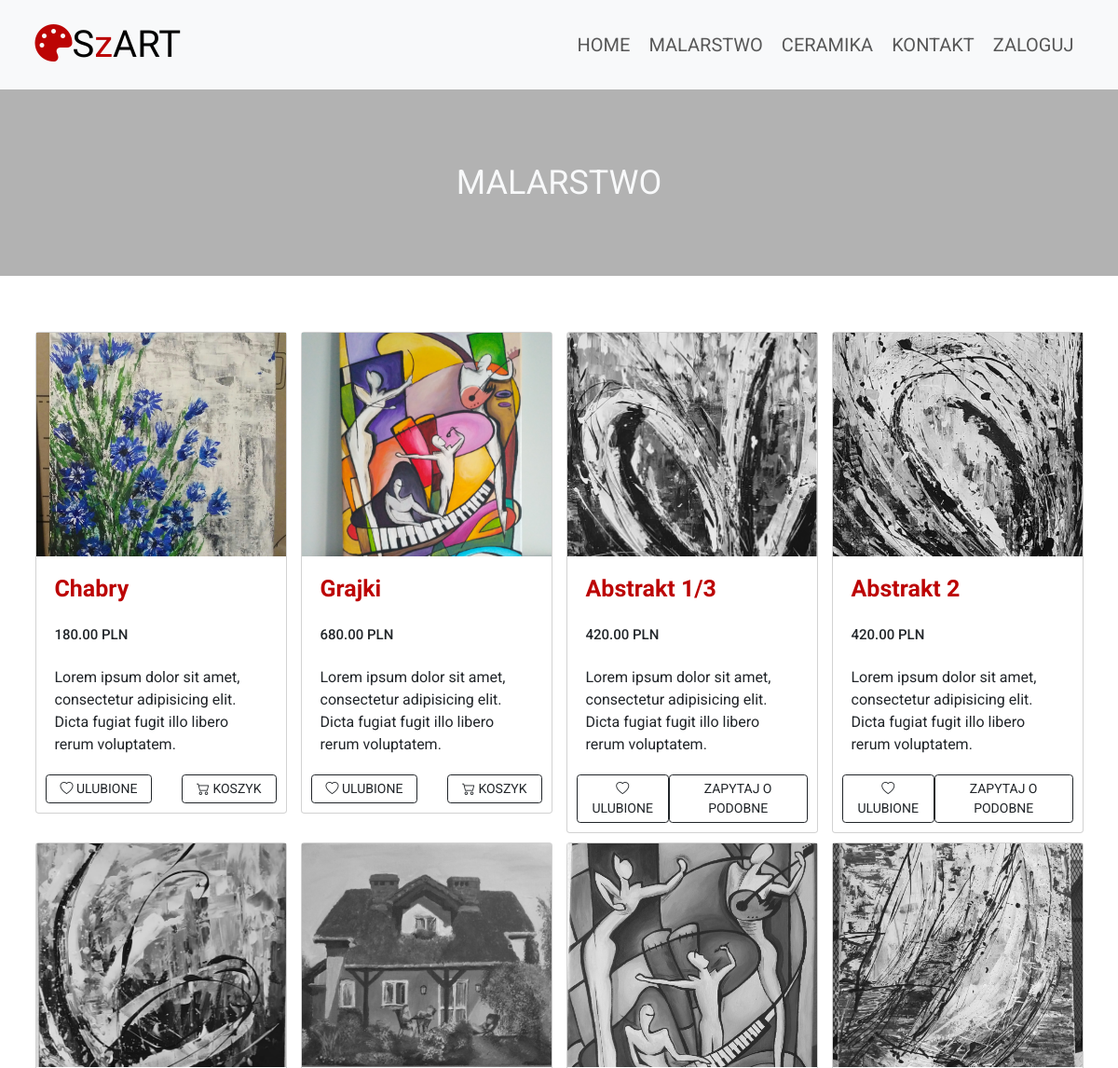
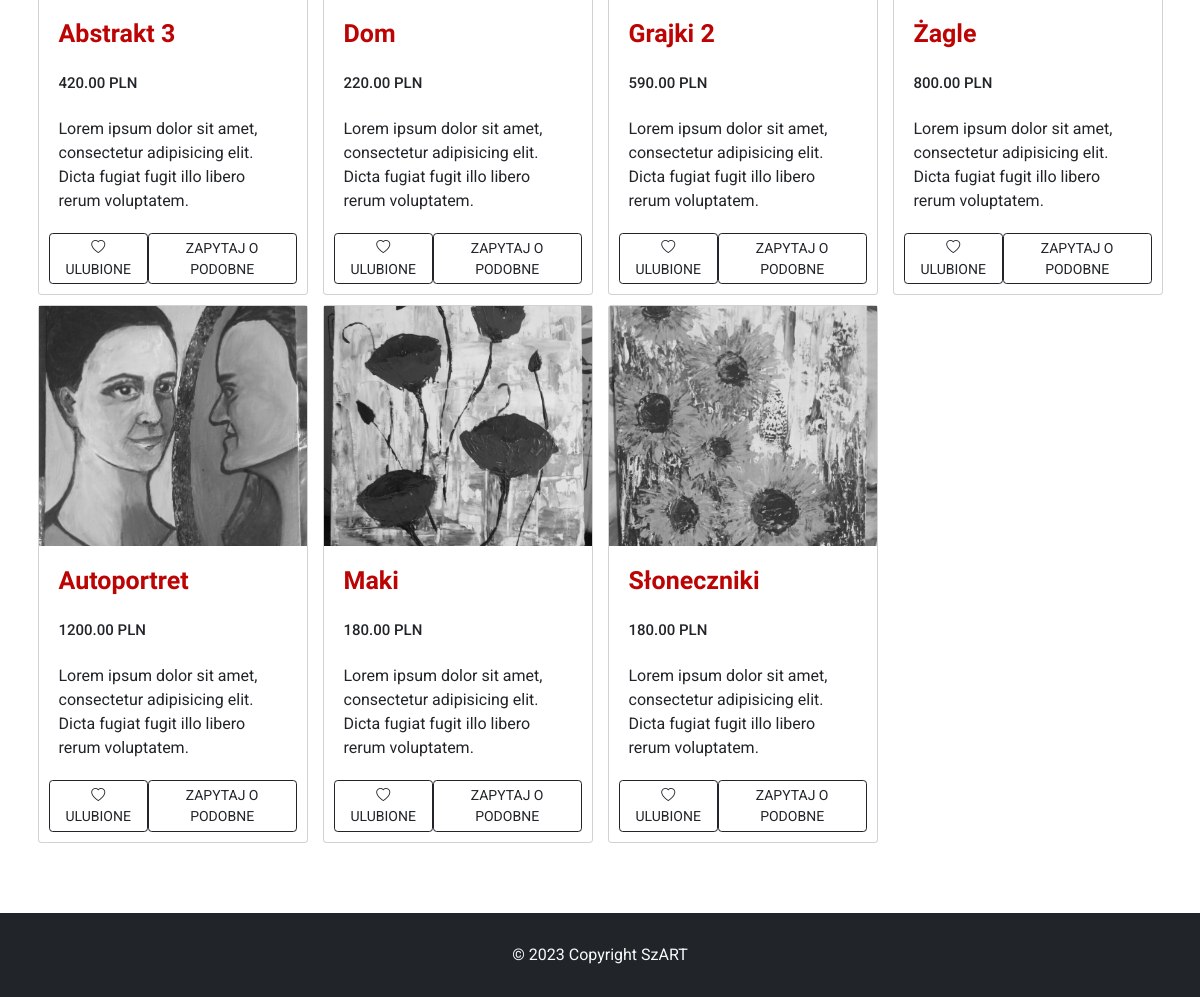
Screenshot of /malarstwo/ with the database file from the repository (2 pictures, top to bottom).
### szartapp/models.py (models this page shows, shortened)
class Product(models.Model):
    TYPE = {
        (0, 'Malarstwo'),
        (1, 'Ceramika'),
    }
    SOLD = {
        (0, 'Kup'),
        (1, 'Zapytaj o podobne')
    }
    title = models.CharField(max_length=64, blank=False, unique=True)
    year = models.PositiveSmallIntegerField(null=True, blank=True)
    short_desc = models.CharField(max_length=128, blank=False, default='')
    description = models.TextField(default="")
    image = models.ImageField(upload_to="images", null=False, blank=False, default='')
    type = models.PositiveSmallIntegerField(default=0, choices=TYPE)
    price = models.DecimalField(max_digits=7, decimal_places=2)
    created = models.DateTimeField(auto_now_add=True)
    sold = models.PositiveSmallIntegerField(default=0, choices=SOLD)

### szartapp/views.py (the view)
# urls.py: path('malarstwo/', show_paintings, name='malarstwo'),
def show_paintings(request):
    products = Product.objects.filter(type="0")
    liked_products = []
    user_authenticated = False
    if request.user.is_authenticated:
        liked_products = Product.objects.filter(like__like=1, like__user=request.user)
        user_authenticated = True
    return render(request, "paintings.html", {'items': products, 'liked_products': liked_products, 'added_to_cart': False, 'user_authenticated': user_authenticated})

### templates/paintings.html (shortened to what this page needs)
{% extends 'main.html' %}
{% block strona %}
   <main>
      <section class="top-hero projects-hero">
        <p class="top-hero-text text-light">Malarstwo<p>
          <div class="hero-shadow"></div>
      </section>
      <section class="py-5 projects mt-5 mb-5">
        <div class="container">
          <div class="row">
            {% for item in items %}
              {% if item.sold == 0 %}
                  <div class="col-md-4 col-lg-3">
                    <div class="card mb-3">
                        <a href="{% url 'item' item.id %}">
                            <img src="/my_media/{{ item.image }}" alt="{{ item.image }}" >
                        </a>
                        <div class="card-body">
                            <a href="{% url 'item' item.id %}" class="title-link">
                                <h3 class="p-3 my-color ">{{ item.title }}</h3></a>
                            <h4 class="p-3">{{ item.price }} PLN</h4>
                            <p class="p-3">
                            {{ item.short_desc }}
                            </p>
                            <div class="d-flex align-items-center justify-content-between">
                                <form action="{% url 'add_to_fav' item.id %}" method="POST">
                                    {% if user.is_authenticated %}
                                        {% if item in liked_products %}
                                            <button type="submit" class="btn btn-outline-dark px-4 bi bi-heart-fill" name="action" value="remove"> Ulubione</button>
                                        {% else %}
                                            <button type="submit" class="btn btn-outline-dark px-4 bi bi-heart" name="action" value="add"> Ulubione</button>
                                        {% endif %}
                                    {% else %}
                                        <button type="submit" class="btn btn-outline-dark px-4 bi bi-heart" name="action" value="add"> Ulubione</button>
                                    {% endif %}
                                </form>
                                <form action="{% url 'add_to_cart' item.id %}" method="POST">
                                  <button id="submitBtn" type="submit" class="btn btn-outline-dark px-4 bi bi-cart2"> Koszyk</button>
                                </form>
                            </div>
                        </div>
                    </div>
                  </div>
              {% endif %}
            {% endfor %}
            {% for item in items %}
              {% if item.sold == 1 %}
                  <div class="col-md-4 col-lg-3">
                    <div class="card mb-3">
                        <a href="{% url 'item' item.id %}">
                            <img src="/my_media/{{ item.image }}" alt="{{ item.image }}" class="img-grayscale">
                        </a>
                        <div class="card-body">
                            <a href="{% url 'item' item.id %}" class="title-link">
                                <h3 class="p-3 my-color ">{{ item.title }}</h3></a>
                            <h4 class="p-3">{{ item.price }} PLN</h4>
                            <p class="p-3">
                            {{ item.short_desc }}
                            </p>
                            <div class="d-flex align-items-center justify-content-between">
                                <form action="{% url 'add_to_fav' item.id %}" method="POST">
                                    {% if user.is_authenticated %}
                                        {% if item in liked_products %}
                                            <button type="submit" class="btn btn-outline-dark px-4 bi bi-heart-fill" name="action" value="remove"> Ulubione</button>
                                        {% else %}
                                            <button type="submit" class="btn btn-outline-dark px-4 bi bi-heart" name="action" value="add"> Ulubione</button>
                                        {% endif %}
                                    {% else %}
                                        <button type="submit" class="btn btn-outline-dark px-4 bi bi-heart" name="action" value="add"> Ulubione</button>
                                    {% endif %}
                                </form>
                                <a href="{% url 'kontakt' %}">
                                    <button id="submitBtn" type="submit" class="btn btn-outline-dark px-4"> Zapytaj o podobne</button>
                                </a>
                            </div>
                        </div>
                    </div>
                  </div>
              {% endif %}
            {% endfor %}
          </div>
        </div>
      </section>
   </main>
{% endblock %}

### my_static/my_style.css (style rules this page uses)
* { box-sizing: border-box; margin: 0; padding: 0; }
html { font-size: 62.5%; scroll-behavior: smooth; }
body { font-family: 'Roboto',sans-serif; font-size: 1.6rem; }
.hero-shadow { position: absolute; top: 0; left: 0; width: 100%; height: 100%; background-color: rgba(0, 0, 0, 0.3); z-index:-1; }
.top-hero { position: relative; height: 200px; background-size: cover; z-index: 0; }
.top-hero-text { display: flex; justify-content: center; align-items: center; height: 100%; font-size: 3.6rem; text-transform: uppercase; }
.my-color { color: rgb(188, 4, 4); }
.img-grayscale { filter: grayscale(100%); }
.projects h3 { font-weight: bold; font-family: 'Ysabeau', sans-serif; font-size: 2.5rem; }
.projects img { height: 240px; width: 100%; object-fit: cover; }
.projects .btn { font-size: 1.4rem; text-transform: uppercase; }
.projects .title-link { font-weight: 700; text-decoration: none; }

### rows the page displays
Product: image (picture), title "Chabry", price "180.00", short_desc "Lorem ipsum dolor sit amet, consectetur adipisicing elit. Dicta fugiat fugit illo libero rerum voluptatem."
Product: image (picture), title "Grajki", price "680.00", short_desc "Lorem ipsum dolor sit amet, consectetur adipisicing elit. Dicta fugiat fugit illo libero rerum voluptatem."
Product: image (picture), title "Abstrakt 1/3", price "420.00", short_desc "Lorem ipsum dolor sit amet, consectetur adipisicing elit. Dicta fugiat fugit illo libero rerum voluptatem."
Product: image (picture), title "Abstrakt 2", price "420.00", short_desc "Lorem ipsum dolor sit amet, consectetur adipisicing elit. Dicta fugiat fugit illo libero rerum voluptatem."
Product: image (picture), title "Abstrakt 3", price "420.00", short_desc "Lorem ipsum dolor sit amet, consectetur adipisicing elit. Dicta fugiat fugit illo libero rerum voluptatem."
Product: image (picture), title "Dom", price "220.00", short_desc "Lorem ipsum dolor sit amet, consectetur adipisicing elit. Dicta fugiat fugit illo libero rerum voluptatem."
Product: image (picture), title "Grajki 2", price "590.00", short_desc "Lorem ipsum dolor sit amet, consectetur adipisicing elit. Dicta fugiat fugit illo libero rerum voluptatem."
Product: image (picture), title "Żagle", price "800.00", short_desc "Lorem ipsum dolor sit amet, consectetur adipisicing elit. Dicta fugiat fugit illo libero rerum voluptatem."
Product: image (picture), title "Autoportret", price "1200.00", short_desc "Lorem ipsum dolor sit amet, consectetur adipisicing elit. Dicta fugiat fugit illo libero rerum voluptatem."
Product: image (picture), title "Maki", price "180.00", short_desc "Lorem ipsum dolor sit amet, consectetur adipisicing elit. Dicta fugiat fugit illo libero rerum voluptatem."
Product: image (picture), title "Słoneczniki", price "180.00", short_desc "Lorem ipsum dolor sit amet, consectetur adipisicing elit. Dicta fugiat fugit illo libero rerum voluptatem."
